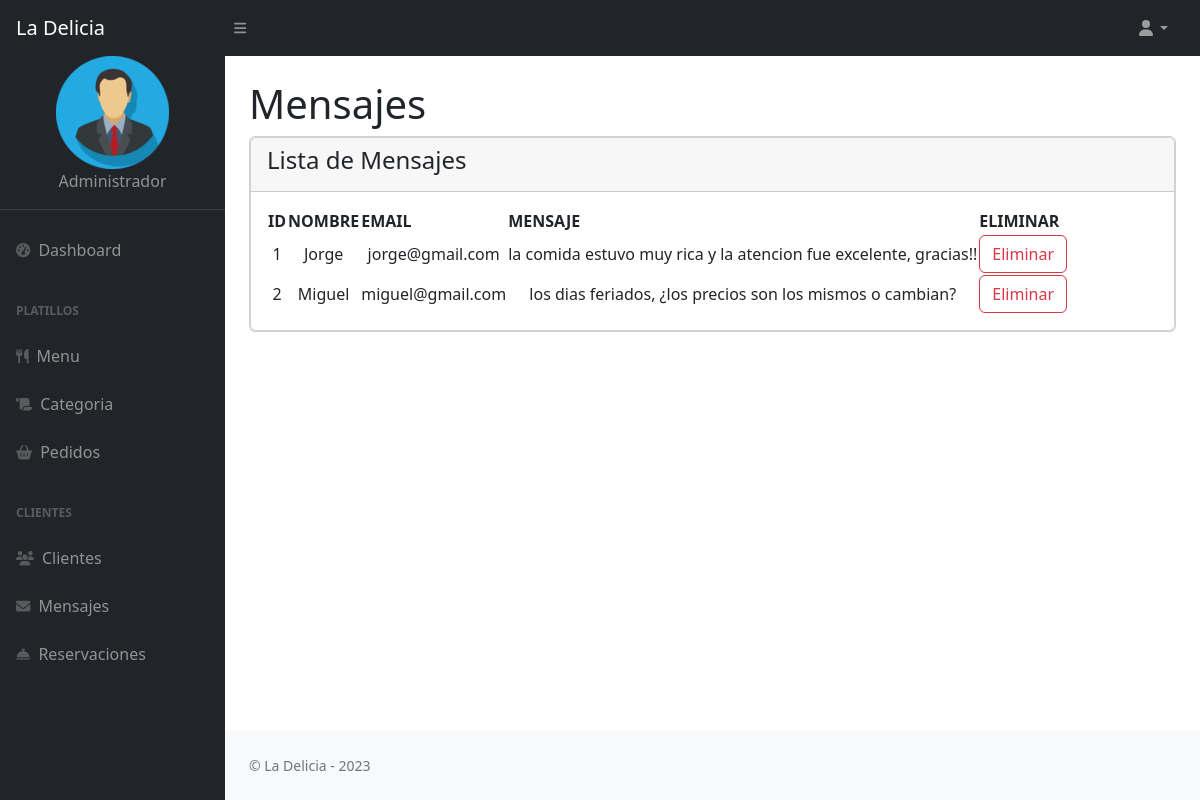
Page /admin/messages.php on the committed database.
### tables this page shows
CREATE TABLE `contacto` (
  `id` int(11) NOT NULL,
  `nombre` varchar(50) NOT NULL,
  `email` varchar(50) NOT NULL,
  `mensaje` varchar(300) NOT NULL
);

### admin/messages.php (the view)
<?php
include "connect.php";
include('templates/header.php');
?>
<div class="container-fluid px-4">
    <h1 class="mt-4">Mensajes</h1>
    <div class="card mb-4">
            <div class="card">
                <div class ="card-header">
                    <h4>Lista de Mensajes</h4>
                </div>
                <div class="card-body">
                    <table id="datatablesSimple">
                        <thead>
                            <tr>
                            <th>ID</th>
                            <th>NOMBRE</th>
                            <th>EMAIL</th>
                            <th>MENSAJE</th>
                            <th>ELIMINAR</th>
                            </tr>
                        </thead>
                    <?php
                        $s = mysqli_query($con,"select * from contacto");
                        while($r = mysqli_fetch_array($s))
                        {
                    ?>
                    <tr align=center>
                        <td><?php echo $r['id']; ?></td>
                        <td><?php echo $r['nombre']; ?></td>
                        <td><?php echo $r['email']; ?></td>
                        <td><?php echo $r['mensaje']; ?></td>
                        <td><a href="delreview.php?a=<?php echo $r['id']; ?>" class="btn btn-outline-danger">Eliminar</a></td>
                    </tr>
                    <?php
                    }
                    ?>
                    </table>
                </div>
        </div>
<?php
include('templates/footer.php');
include('templates/scripts.php');
?>

### rows in the picture
contacto: id "1", nombre "Jorge", email "jorge@gmail.com", mensaje "la comida estuvo muy rica y la atencion fue excelente, gracias!!"
contacto: id "2", nombre "Miguel", email "miguel@gmail.com", mensaje "los dias feriados, ¿los precios son los mismos o cambian?"
